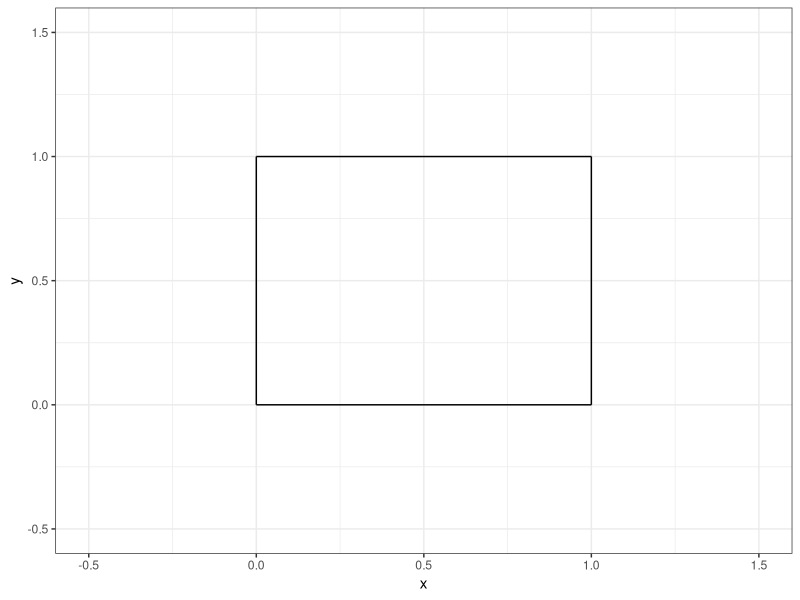
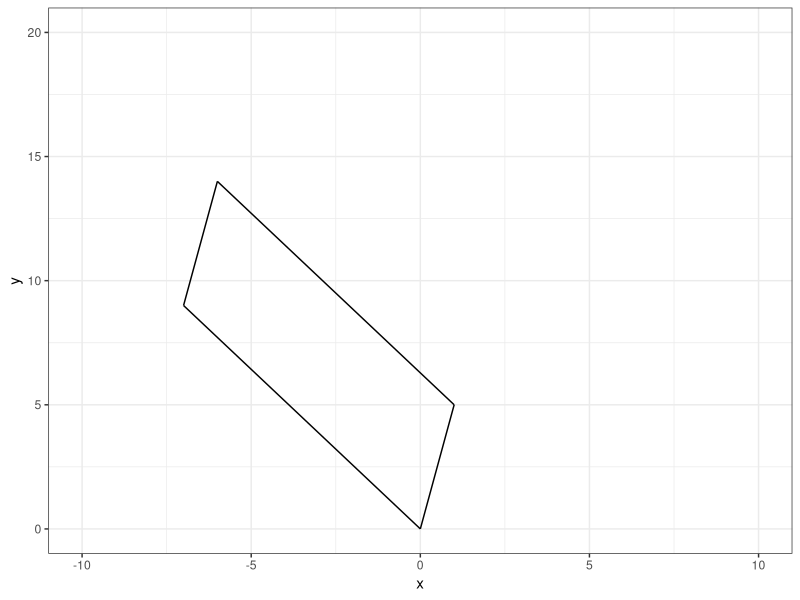
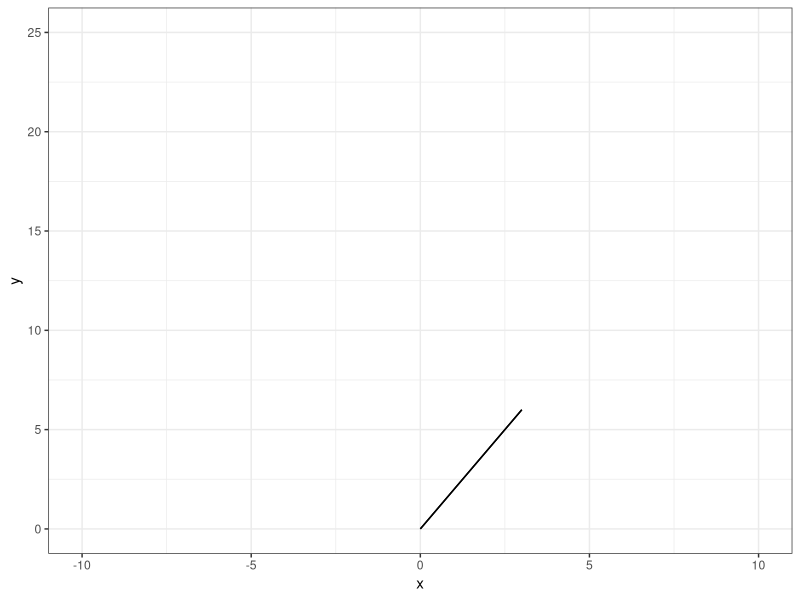
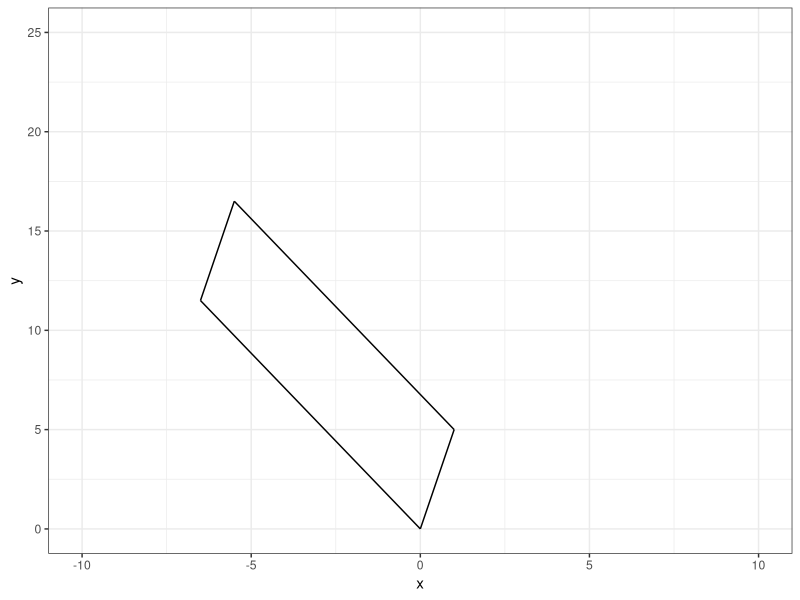
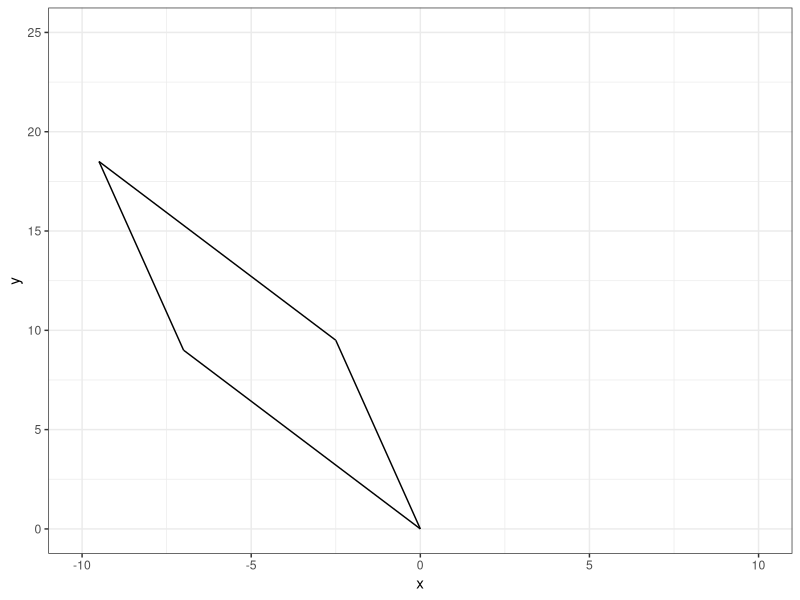
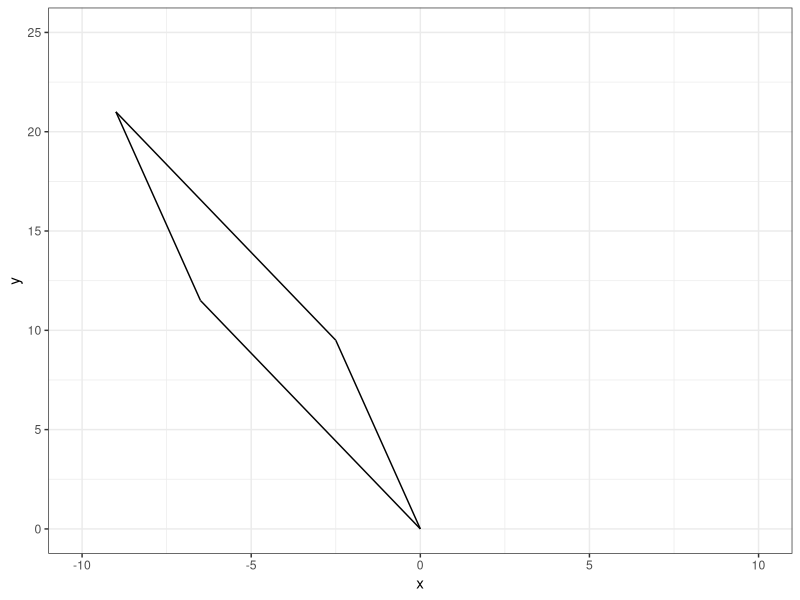
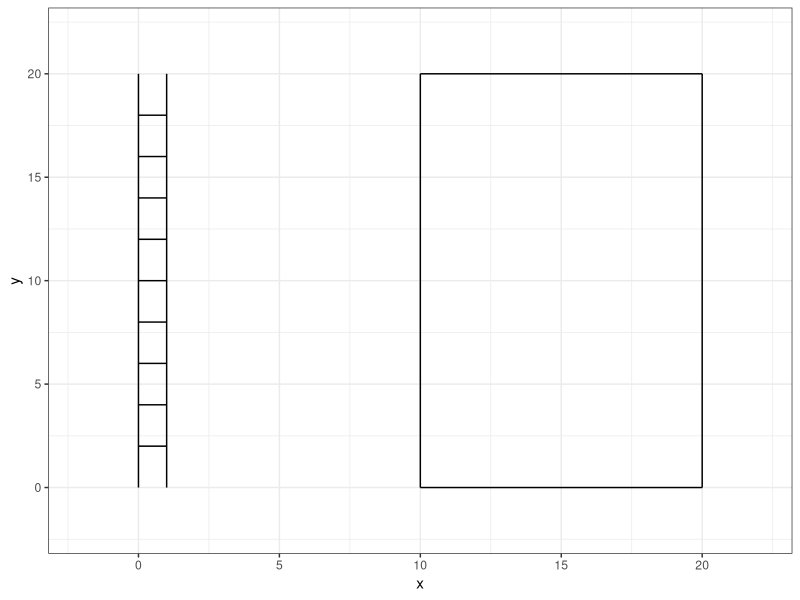
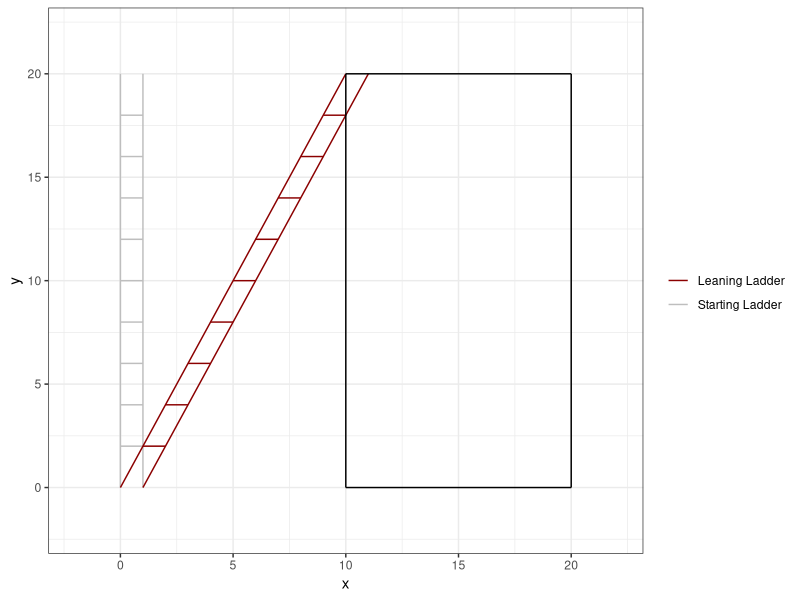

R code for these plots, in order:
## ---- chunk 1
#| echo: false

default_chunk_hook  <- knitr::knit_hooks$get("chunk")

latex_font_size <- c("Huge", "huge", "LARGE", "Large", 
                     "large", "normalsize", "small", 
                     "footnotesize", "scriptsize", "tiny")

knitr::knit_hooks$set(chunk = function(x, options) {
  x <- default_chunk_hook(x, options)
  if(options$size %in% latex_font_size) {
    paste0("\n \\", options$size, "\n\n", 
      x, 
      "\n\n \\normalsize"
    )
  } else {
    x
  }
})

## ---- chunk 2
#| label: load-packages
#| include: false
library(tidyverse)
## ---- chunk 3
#| label: fig-unitsquare
#| fig-cap: "The unit square."
#| fig-width: 3
#| fig-height: 3
#| scale: "80%"
#| fig-align: "center"
#| size: "scriptsize"
p0 <- c(0, 0)
p1 <- c(1, 0)
p2 <- c(1, 1)
p3 <- c(0, 1)
ggplot() +
  geom_segment(aes(x = p0[1], y = p0[2], xend = p1[1], yend = p1[2])) +
  geom_segment(aes(x = p1[1], y = p1[2], xend = p2[1], yend = p2[2])) +
  geom_segment(aes(x = p2[1], y = p2[2], xend = p3[1], yend = p3[2])) +
  geom_segment(aes(x = p3[1], y = p3[2], xend = p0[1], yend = p0[2])) +
  theme_bw() +
  xlim(-0.5, 1.5) +
  ylim(-0.5, 1.5) +
  labs(x = "x", y = "y")
## ---- chunk 4
#| size: "scriptsize"
#| code-fold: FALSE
 
(A = matrix(data=c(1,-7,5,9), nrow=2, ncol=2, byrow=TRUE))
## ---- chunk 5
#| size: "scriptsize"
#| code-fold: FALSE

(M = diag(2))
(T = A %*% M)
## ---- chunk 6
#| size: "scriptsize"
#| code-fold: FALSE
(basis.vector.1 = T[,1])
(basis.vector.2 = T[,2])
## ---- chunk 7
#| size: "scriptsize"
#| code-fold: FALSE
(p.0 = c(0,0))
(p.1 = basis.vector.1)
(p.2 = basis.vector.1 + basis.vector.2)
(p.3 = basis.vector.2)
## ---- chunk 8
#| label: fig-part-1e
#| fig-cap: "Shape (part 1e)."
#| fig-width: 3
#| fig-height: 3
#| scale: "80%"
#| fig-align: "center"
#| size: "scriptsize"
ggplot() +
  geom_segment(aes(x = p.0[1], xend = p.1[1],
                   y=p.0[2], yend = p.1[2]))+
  geom_segment(aes(x = p.1[1], xend = p.2[1],
                   y=p.1[2], yend = p.2[2]))+
  geom_segment(aes(x = p.2[1], xend = p.3[1],
                   y=p.2[2], yend = p.3[2]))+
  geom_segment(aes(x = p.3[1], xend = p.0[1],
                   y=p.3[2], yend = p.0[2])) +
  theme_bw() + 
  xlim(-10, 10)+
  ylim(0, 20)+
  labs(x = "x", 
       y = "y")
## ---- chunk 9
#| size: "scriptsize"
#| code-fold: FALSE
(det.A = det(A))
## ---- chunk 10
#| size: "scriptsize"
#| code-fold: FALSE
 
(A = matrix(data=c(1,2,2,4), nrow=2, ncol=2, byrow=TRUE))
## ---- chunk 11
#| size: "scriptsize"
#| code-fold: FALSE

(M = diag(2))
(T = A %*% M)
## ---- chunk 12
#| size: "scriptsize"
#| code-fold: FALSE
(basis.vector.1 = T[,1])
(basis.vector.2 = T[,2])
## ---- chunk 13
#| size: "scriptsize"
#| code-fold: FALSE
(p.0 = c(0,0))
(p.1 = basis.vector.1)
(p.2 = basis.vector.1 + basis.vector.2)
(p.3 = basis.vector.2)
## ---- chunk 14
#| label: fig-part-2e
#| fig-cap: "Shape (part 2e)."
#| fig-width: 3
#| fig-height: 3
#| scale: "80%"
#| fig-align: "center"
#| size: "scriptsize"
ggplot() +
  geom_segment(aes(x = p.0[1], xend = p.1[1],
                   y=p.0[2], yend = p.1[2]))+
  geom_segment(aes(x = p.1[1], xend = p.2[1],
                   y=p.1[2], yend = p.2[2]))+
  geom_segment(aes(x = p.2[1], xend = p.3[1],
                   y=p.2[2], yend = p.3[2]))+
  geom_segment(aes(x = p.3[1], xend = p.0[1],
                   y=p.3[2], yend = p.0[2])) +
  theme_bw() + 
  xlim(-10, 10)+
  ylim(0, 25)+
  labs(x = "x", 
       y = "y")
## ---- chunk 15
#| size: "scriptsize"
#| code-fold: FALSE
(det.A = det(A))
## ---- chunk 16
#| size: "scriptsize"
#| code-fold: FALSE
k = 0.5
(M.v = matrix(data=c(1,k,0,1),nrow=2,ncol=2,byrow=TRUE))
(A = matrix(data=c(1,-7,5,9),nrow=2,ncol=2,byrow=TRUE))
T = A %*% M.v

basis.vector.1 = T[,1]
basis.vector.2 = T[,2]

p.0 = c(0,0)
p.1 = basis.vector.1
p.2 = basis.vector.1 + basis.vector.2
p.3 = basis.vector.2
## ---- chunk 17
#| label: fig-part-3a
#| fig-cap: "Shape (part 3a)."
#| fig-width: 3
#| fig-height: 3
#| scale: "80%"
#| fig-align: "center"
#| size: "scriptsize"
ggplot() +
  geom_segment(aes(x = p.0[1], xend = p.1[1],
                   y=p.0[2], yend = p.1[2]))+
  geom_segment(aes(x = p.1[1], xend = p.2[1],
                   y=p.1[2], yend = p.2[2]))+
  geom_segment(aes(x = p.2[1], xend = p.3[1],
                   y=p.2[2], yend = p.3[2]))+
  geom_segment(aes(x = p.3[1], xend = p.0[1],
                   y=p.3[2], yend = p.0[2])) +
  theme_bw() + 
  xlim(-10, 10)+
  ylim(0, 25)+
  labs(x = "x", 
       y = "y")
## ---- chunk 18
#| size: "scriptsize"
#| code-fold: FALSE
(det.A = det(A))
## ---- chunk 19
#| size: "scriptsize"
#| code-fold: FALSE
k = 0.5
(M.v = matrix(data=c(1,0,k,1),nrow=2,ncol=2,byrow=TRUE))
(A = matrix(data=c(1,-7,5,9),nrow=2,ncol=2,byrow=TRUE))
T = A %*% M.v

basis.vector.1 = T[,1]
basis.vector.2 = T[,2]

p.0 = c(0,0)
p.1 = basis.vector.1
p.2 = basis.vector.1 + basis.vector.2
p.3 = basis.vector.2
## ---- chunk 20
#| label: fig-part-3b
#| fig-cap: "Shape (part 3b)."
#| fig-width: 3
#| fig-height: 3
#| scale: "80%"
#| fig-align: "center"
#| size: "scriptsize"
ggplot() +
  geom_segment(aes(x = p.0[1], xend = p.1[1],
                   y=p.0[2], yend = p.1[2]))+
  geom_segment(aes(x = p.1[1], xend = p.2[1],
                   y=p.1[2], yend = p.2[2]))+
  geom_segment(aes(x = p.2[1], xend = p.3[1],
                   y=p.2[2], yend = p.3[2]))+
  geom_segment(aes(x = p.3[1], xend = p.0[1],
                   y=p.3[2], yend = p.0[2])) +
  theme_bw() + 
  xlim(-10, 10)+
  ylim(0, 25)+
  labs(x = "x", 
       y = "y")
## ---- chunk 21
#| size: "scriptsize"
#| code-fold: FALSE
(det.A = det(A))
## ---- chunk 22
#| size: "scriptsize"
#| code-fold: FALSE
k = 0.5
(M.v = matrix(data=c(1,k,k,1),nrow=2,ncol=2,byrow=TRUE))
(A = matrix(data=c(1,-7,5,9),nrow=2,ncol=2,byrow=TRUE))
T = A %*% M.v

basis.vector.1 = T[,1]
basis.vector.2 = T[,2]

p.0 = c(0,0)
p.1 = basis.vector.1
p.2 = basis.vector.1 + basis.vector.2
p.3 = basis.vector.2
## ---- chunk 23
#| label: fig-part-3c
#| fig-cap: "Shape (part 3c)."
#| fig-width: 3
#| fig-height: 3
#| scale: "80%"
#| fig-align: "center"
#| size: "scriptsize"
ggplot() +
  geom_segment(aes(x = p.0[1], xend = p.1[1],
                   y=p.0[2], yend = p.1[2]))+
  geom_segment(aes(x = p.1[1], xend = p.2[1],
                   y=p.1[2], yend = p.2[2]))+
  geom_segment(aes(x = p.2[1], xend = p.3[1],
                   y=p.2[2], yend = p.3[2]))+
  geom_segment(aes(x = p.3[1], xend = p.0[1],
                   y=p.3[2], yend = p.0[2])) +
  theme_bw() + 
  xlim(-10, 10)+
  ylim(0, 25)+
  labs(x = "x", 
       y = "y")
## ---- chunk 24
#| size: "scriptsize"
#| code-fold: FALSE
(det.A = det(A))
## ---- chunk 25
#| size: "scriptsize"
#| code-fold: FALSE
(ladder = data.frame(x=c(0,0,1,1,0,1,0,1,0,1,0,1,0,1,0,1,0,1,0,1,0,1),y=c(0,20,0,20,2,2,4,4,6,6,8,8,10,10,12,12,14,14,16,16,18,18),group=c(1,1,2,2,3,3,4,4,5,5,6,6,7,7,8,8,9,9,10,10,11,11)))
## ---- chunk 26
#| label: fig-ladder
#| fig-cap: "A ladder."
#| fig-width: 3
#| fig-height: 3
#| scale: "80%"
#| fig-align: "center"
#| size: "scriptsize"
ggplot() +
  geom_path(data = ladder, 
              aes(x = x, y = y, group = group)) +
                  geom_segment(aes(x = 10, xend = 10,
                   y=0, yend = 20))+
  geom_segment(aes(x = 10, xend = 20,
                   y=20, yend = 20))+
  geom_segment(aes(x = 20, xend = 20,
                   y=0, yend = 20))+
  geom_segment(aes(x = 10, xend = 20,
                   y=0, yend = 0)) +
  theme_bw() +
  xlim(-2,22) +
  ylim(-2,22)
## ---- chunk 27
#| size: "scriptsize"
#| code-fold: FALSE
k=0.5
(M.h = matrix(data=c(1,0,k,1),nrow=2,ncol=2,byrow=TRUE))
(A = as.matrix(ladder[,c(1,2)]))

(T = A %*% M.h)
## ---- chunk 28
#| size: "scriptsize"
#| code-fold: FALSE
(leaning.ladder = data.frame(x = T[,1],y=T[,2],group=ladder[,3]))
## ---- chunk 29
#| label: fig-ladder2
#| fig-cap: "A ladder and a leaning ladder."
#| fig-width: 3
#| fig-height: 3
#| scale: "80%"
#| fig-align: "center"
#| size: "scriptsize"
ggplot() +
  geom_path(data = ladder, 
              aes(x = x, y = y, group = group, color = "Starting Ladder")) +
  geom_path(data = leaning.ladder, 
              aes(x = x, y = y, group = group, color = "Leaning Ladder")) +
  geom_segment(aes(x = 10, xend = 10,
                   y=0, yend = 20))+
  geom_segment(aes(x = 10, xend = 20,
                   y=20, yend = 20))+
  geom_segment(aes(x = 20, xend = 20,
                   y=0, yend = 20))+
  geom_segment(aes(x = 10, xend = 20,
                   y=0, yend = 0)) +
  theme_bw() +
  xlim(-2,22) +
  ylim(-2,22) +
  scale_color_manual("", values=c("darkred", "grey"))
